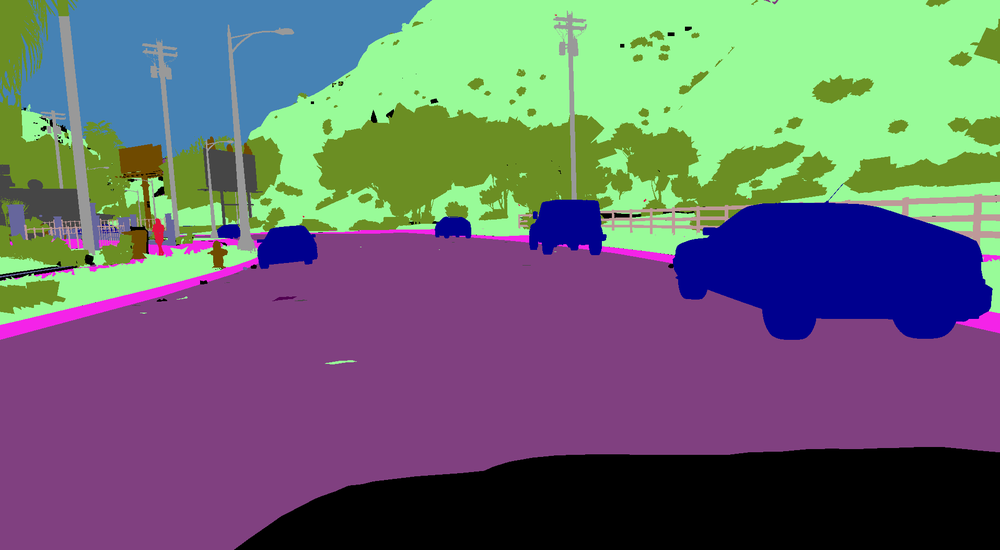
#> input picture utils/00138.png, 1000 x 550 px, shrunk from 1914 x 1052 before the run
$ python -i data_augmentation.py   (imports and definitions only)   (Python 2 division)
#> lines starting #> are read from the running program, lines starting #| are printed output that depends on the picture
# -*- coding:utf-8 -*-
"""数据增强
   1. 翻转变换 flip
   2. 随机修剪 random crop
   3. 色彩抖动 color jittering
   4. 平移变换 shift
   5. 尺度变换 scale
   6. 对比度变换 contrast
   7. 噪声扰动 noise
   8. 旋转变换/反射变换 Rotation/reflection
   author: XiJun.Gong
   date:2016-11-29
"""

from PIL import Image, ImageEnhance, ImageOps, ImageFile
import numpy as np
import random
import threading, os, time
import logging

logger = logging.getLogger(__name__)
ImageFile.LOAD_TRUNCATED_IMAGES = True


class DataAugmentation:
    """
    包含数据增强的八种方式
    """


    def __init__(self):
        pass

    @staticmethod
    def openImage(image):
        return Image.open(image, mode="r")

    # [26 lines left out: functions randomRotation, randomCrop, not called in this run]

    @staticmethod
    def randomColor(image):
        """
        对图像进行颜色抖动
        :param image: PIL的图像image
        :return: 有颜色色差的图像image
        """
        random_factor = np.random.randint(0, 31) / 10.  # 随机因子
        color_image = ImageEnhance.Color(image).enhance(random_factor)  # 调整图像的饱和度
        random_factor = np.random.randint(10, 21) / 10.  # 随机因子
        brightness_image = ImageEnhance.Brightness(color_image).enhance(random_factor)  # 调整图像的亮度
        random_factor = np.random.randint(10, 21) / 10.  # 随机因1子
        contrast_image = ImageEnhance.Contrast(brightness_image).enhance(random_factor)  # 调整图像对比度
        random_factor = np.random.randint(0, 31) / 10.  # 随机因子
        return ImageEnhance.Sharpness(contrast_image).enhance(random_factor)  # 调整图像锐度

    # [31 lines left out: function randomGaussian, not called in this run]

    @staticmethod
    def saveImage(image, path):
        image.save(path)


# [27 lines left out: functions makeDir, imageOps, not called in this run]


opsList = {"randomRotation", "randomCrop", "randomColor", "randomGaussian"}


# [32 lines left out: function threadOPS, not called in this run]


# [3 lines not run here, left out]

>>> import cv2
>>> picture = cv2.imread('00138.png', cv2.IMREAD_GRAYSCALE)
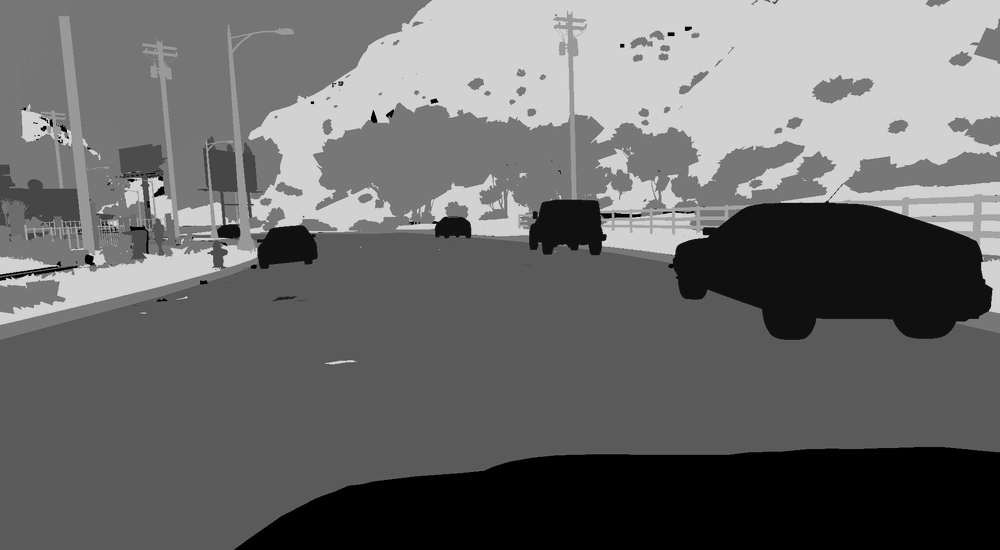
#> picture: shape (550, 1000); min 0, max 221, mean 106.1
#> (the run stopped early here; a loop or call above may not have finished)
